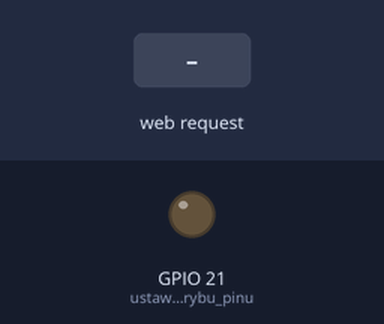
A sketch run on a simulated ESP32. Parts: output pins drawn as LEDs (lit = HIGH). The test bench sets the inputs (shaded band). WiFi joins after 1.5 s; servers stay silent unless stated; what the sketch prints to the serial monitor is not drawn.

Above: at 5.7 s.
5.8 s: HTTP request GET /program1 received
At 7.9 s:
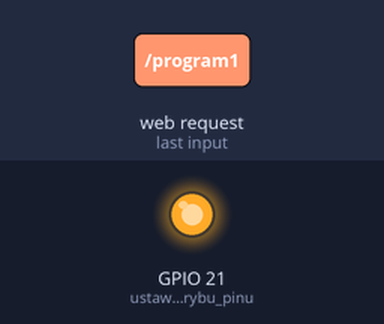
Timing chart, 0 to 18.3 s (numbered marks = the images above; inputs shaded):
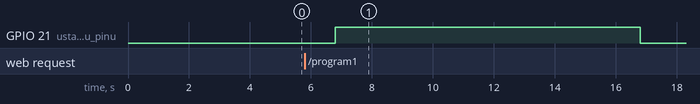

The sketch:

Program_ESP_WR.ino
```cpp
/////////////////////////////////
// Generated with a lot of love//
// with TUNIOT FOR ESP32     //
// Website: Easycoding.tn      //
/////////////////////////////////
#include <WiFi.h>

String  ClientRequest;
WiFiServer server(80);

WiFiClient client;

String myresultat;

String ReadIncomingRequest(){
while(client.available()) {
ClientRequest = (client.readStringUntil('\r'));
 if ((ClientRequest.indexOf("HTTP/1.1")>0)&&(ClientRequest.indexOf("/favicon.ico")<0)){
myresultat = ClientRequest;
}
}
return myresultat;
}

void setup()
{
ClientRequest = "";

Serial.begin(9600); // ustawienie komunikacji szeregowej (jest potrzebna jedynie do debugowania)

pinMode(21, OUTPUT);  // ustawienie trybu pinu

// podłączenie się do wifi i start serwera
  WiFi.disconnect();
  delay(3000);
  Serial.println("START");
  WiFi.begin("UPC3814465","DELPHI93g125");
  while ((!(WiFi.status() == WL_CONNECTED))){
    delay(300);
    Serial.print("..");

  }
  Serial.println("Connected");
  Serial.println("Your IP is");
  Serial.println((WiFi.localIP()));
  server.begin();

}


void loop()
{
    // przyjęcie requesta od clienta
    client = server.available();
    if (!client) { return; }
    while(!client.available()){  delay(1); }
    ClientRequest = (ReadIncomingRequest());

    // czyśczenie stringa requesta
    ClientRequest.remove(0, 5);
    ClientRequest.remove(ClientRequest.length()-9,9);

    // Odpowiedź serwera (nic nie daje, ale musi być)
    client.println("HTTP/1.1 200 OK");
    client.println("Content-Type: text/html");
    client.println("");
    client.println("<!DOCTYPE HTML>");
    client.println("<html>");
    client.println(ClientRequest);
    client.println("</html>");
    client.stop();
    delay(1);

    // uruchomianie miksera w przypadku odpowiedniego requesta
    if (ClientRequest.equals("program1")) {
      digitalWrite(21,HIGH);
      delay(10000);
      digitalWrite(21,LOW);

    }
    client.flush(); // czeka, aż cały bufer zostanie wysłany

}
```

Measured:
- after the input at 5.8 s, GPIO 21 (ustawienie_trybu_pinu): LOW → HIGH after 1.0 s, → LOW 10.0 s later
